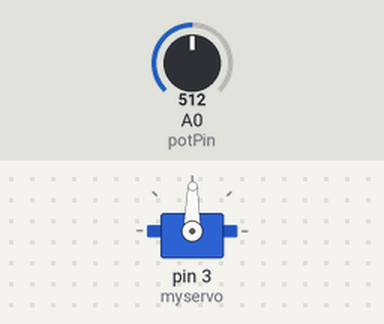
A sketch run on a simulated Arduino Uno, built with avr-gcc and run on an emulated ATmega328P. Parts: servo. The test bench sets the inputs (shaded band); at power-on: A0 (potPin) = 512.

Above: at 1.2 s.
1.3 s: A0 (potPin) set to 716
At 1.9 s:
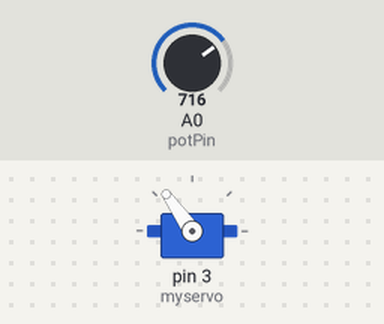
2.8 s: A0 (potPin) set to 900
At 3.2 s:
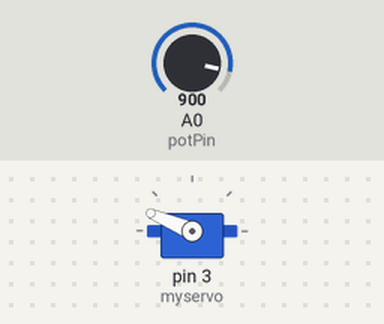
4.3 s: A0 (potPin) set to 1023
At 5.5 s:
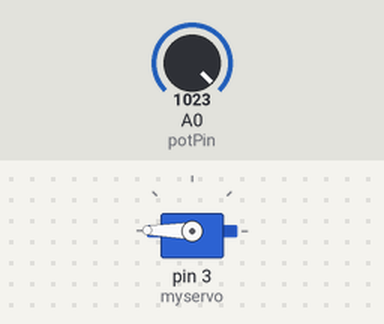
5.8 s: A0 (potPin) set to 306
At 6.9 s:
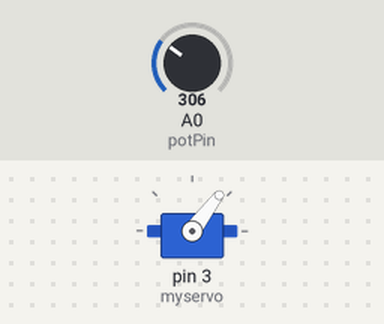
7.3 s: A0 (potPin) set to 122
At 8.2 s:
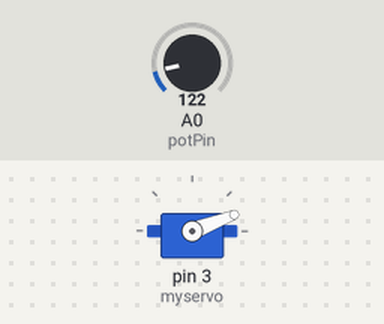
8.8 s: A0 (potPin) set to 511
At 9.5 s:
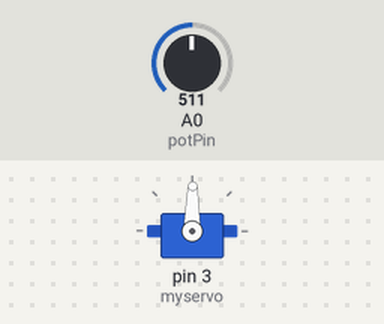
Timing chart, 0 to 11.3 s (numbered marks = the images above; inputs shaded):
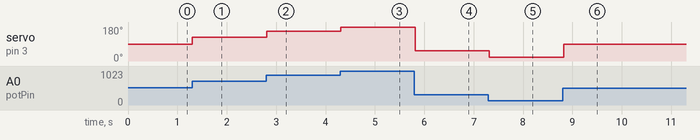

Measured:
- after the input at 1.3 s, servo on pin 3 (myservo): 89° → 125° at once
- after the input at 2.8 s, servo on pin 3 (myservo): 125° → 157° at once
- after the input at 4.3 s, servo on pin 3 (myservo): 157° → 179° at once
- after the input at 5.8 s, servo on pin 3 (myservo): 179° → 53° at once
- after the input at 7.3 s, servo on pin 3 (myservo): 53° → 21° at once
- after the input at 8.8 s, servo on pin 3 (myservo): 21° → 89° at once

The sketch:

test2.ino
```cpp
#include <Servo.h>

int potPin = A0;
int val = 0;
Servo myservo;

void setup(){
myservo.attach(3);
}

void loop(){
  val = analogRead(potPin);
  val = map(val,0,1023,0,179);
  myservo.write(val);
  delay(100);
}
```
